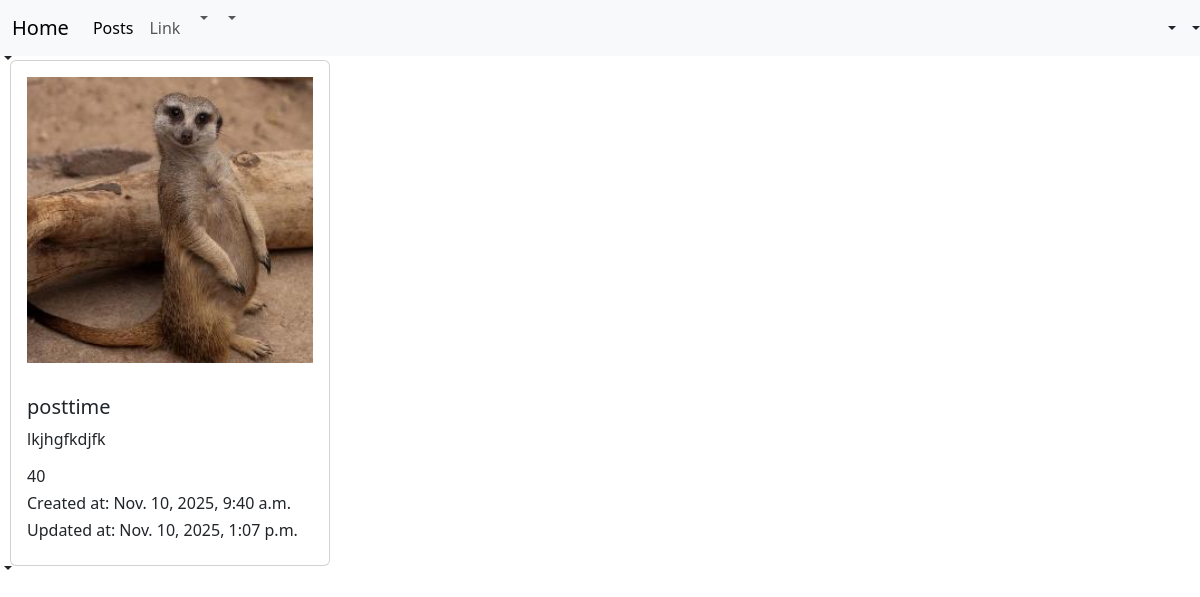
Screenshot of /posts/8/ with the database file from the repository.
### posts/models.py (models this page shows, shortened)
class Post(models.Model):
    image = models.ImageField(null=True, blank=True)
    title = models.CharField(max_length=250)
    content = models.CharField(max_length=1000, null=True, blank=True)
    rate = models.IntegerField(default=0)
    category = models.ForeignKey(Category, null=True, blank=True, on_delete=models.CASCADE)
    tags = models.ManyToManyField(Tag,blank=True)
    created_at = models.DateTimeField(auto_now_add=True)
    updated_at = models.DateTimeField(auto_now=True)

### posts/views.py (the view)
# urls.py: path("posts/<int:post_id>/", post_detail_view)
def post_detail_view(request, post_id):
    post = Post.objects.get(id=post_id)
    return render(request, "posts/post_detail.html", context={"post": post})

### templates/posts/post_detail.html
{% extends "base.html" %}
{% block content %}
<div class="card" style="width: 20rem; margin-left: 10px;">
  <img src="{{post.image.url}}" class="card-body" alt="...">
  <div class="card-body">
    <h5 class="card-title">{{post.title}}</h5>
    <p class="card-text">{{post.content}}</p>
    <h6 class="card-title">{{post.rate}}</h6>
    <h6 class="card-title">Created at: {{post.created_at}}</h6>
    <h6 class="card-title">Updated at: {{post.updated_at}}</h6>
  </div>
</div>
{% endblock %}

### rows the page displays
Post: image (picture), title "posttime", content "lkjhgfkdjfk", rate "40", created_at "Nov. 10, 2025, 9:40 a.m.", updated_at "Nov. 10, 2025, 1:07 p.m."
